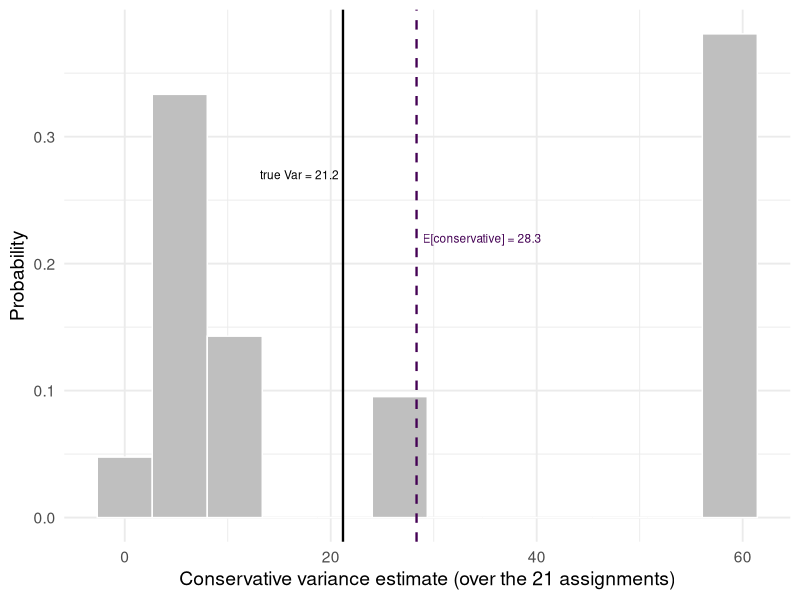
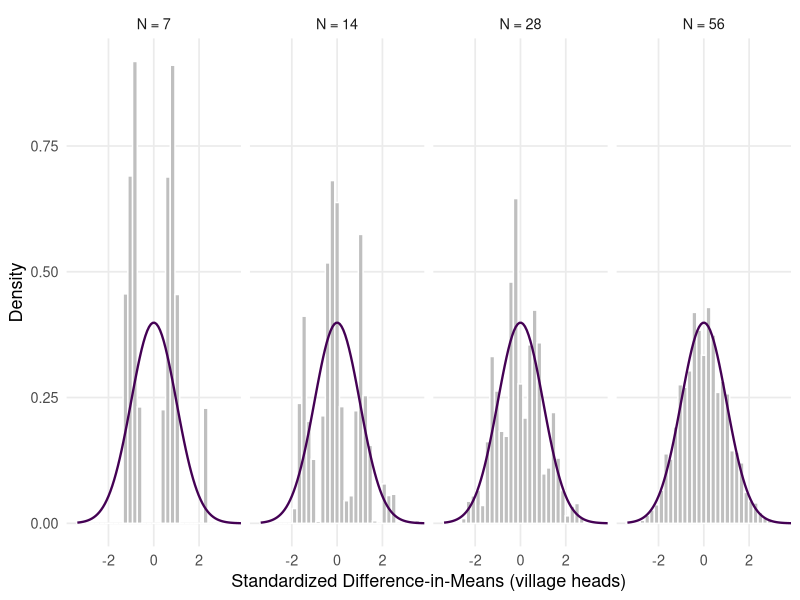
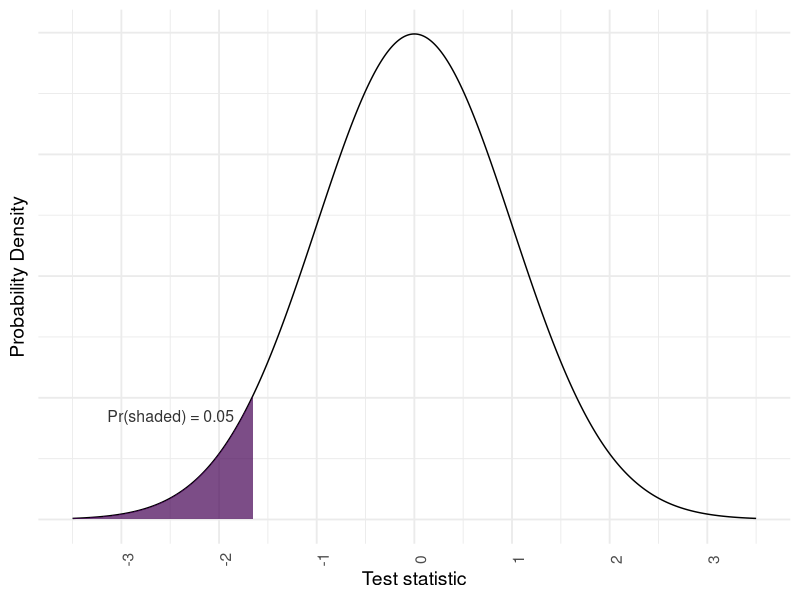
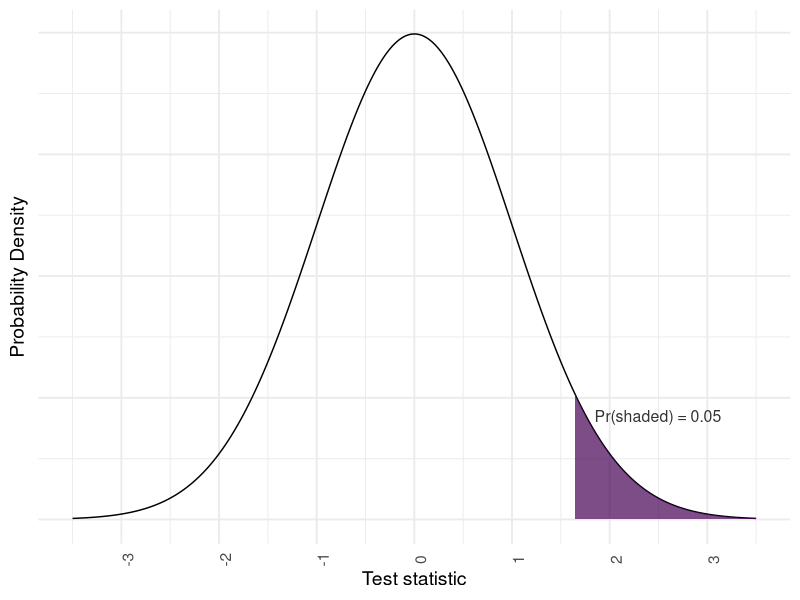
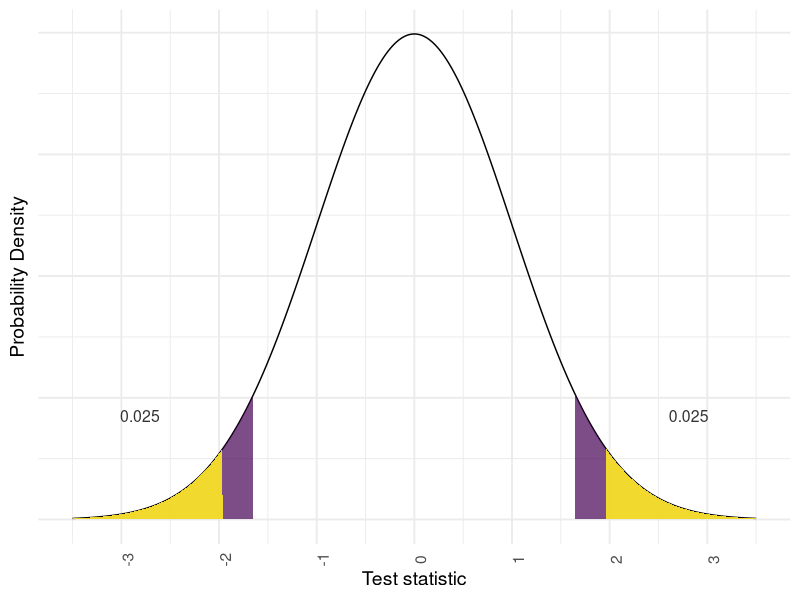
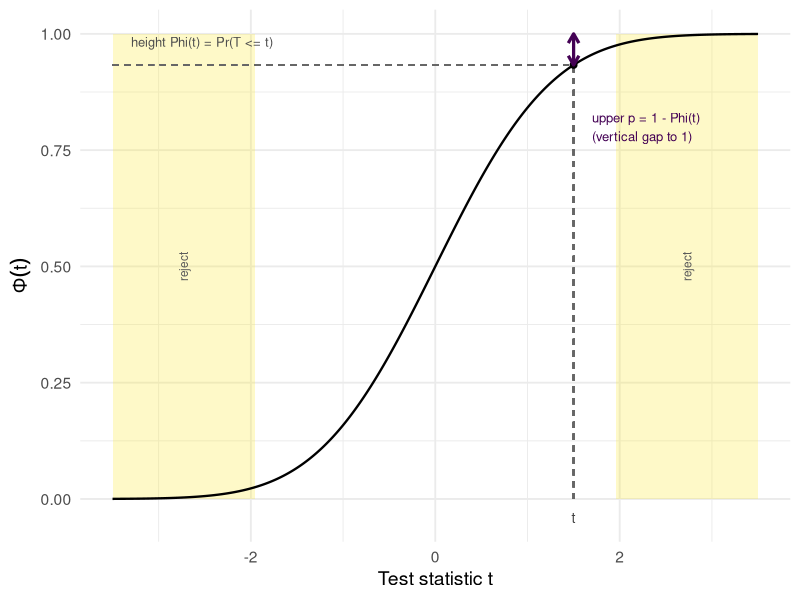
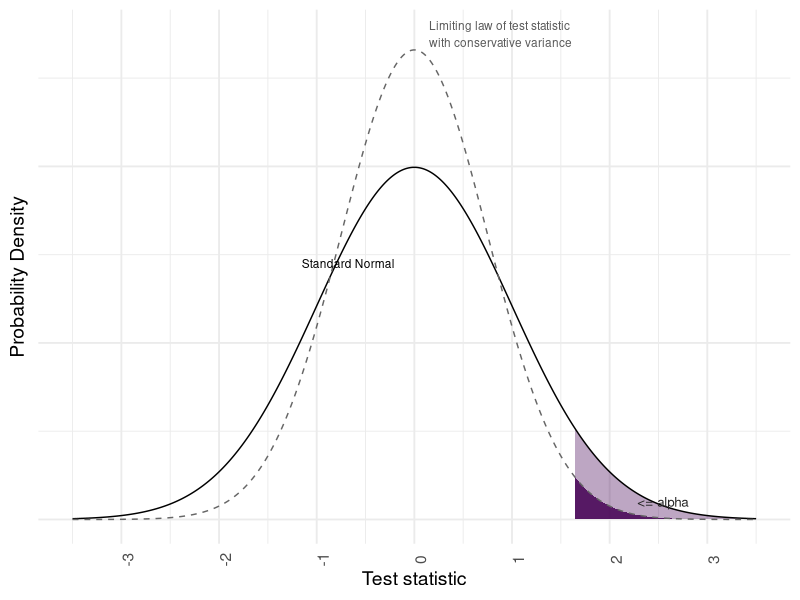
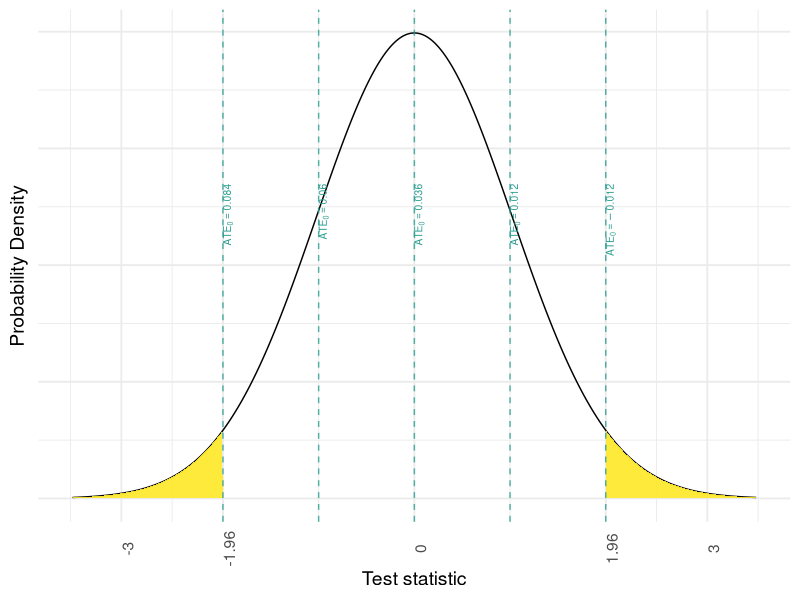

R code for these plots, in order:
##' ---
##' title: "Day 5: Uncertainty, Testing, and Confidence Intervals"
##' output: github_document
##' ---
##'
##' This script reproduces every quantity, code block, and figure in
##' 2026-06-18.tex. It continues 2026-06-17.R: the estimand is the ATE
##' (tau_bar), the estimator is the Difference-in-Means. Two examples appear:
##'   * VILLAGE HEADS (both potential outcomes known) -- used to ILLUSTRATE the
##'     conservative variance estimator and the Normal approximation, because
##'     there we can compute the truth (Gerber and Green 2012, Ch. 2).
##'   * ACORN (acorn03.csv) -- the running empirical example for the standard
##'     error, test, p-values, and confidence interval.
##'
##' (Covariance adjustment moved to its own session, 2026-06-22.)
##'
##' The standard-Normal and conservative-Normal figures follow the styling of the
##' source scripts in 04_Uncertainty_and_Hypothesis_Testing/figures/.
##'
##' Figures produced here (written to the figures/ subdirectory):
##'   * villageheads_consv_var.pdf       (conservative estimator overstates truth)
##'   * villageheads_normal_approx.pdf   (standardized estimator -> Normal as N grows)
##'   * stand_norm_plot_lower_tail.pdf   (rejection region, smaller-ATE alternative)
##'   * stand_norm_plot_upper_tail.pdf   (rejection region, larger-ATE alternative)
##'   * stand_norm_plot_two_side.pdf     (rejection region, two-sided alternative)
##'   * stand_norm_cdf.pdf               (the CDF Phi behind the p-value)
##'   * consv_stand_norm_plot.pdf        (conservative variance => valid tests)
##'   * stand_norm_plot_two_side_CI.pdf  (confidence interval by test inversion)

## ============================================================
## Setup
## ============================================================
## Set saveplots_ <- TRUE to (re)write the figure PDFs the slides include.
if (!exists("saveplots_")) saveplots_ <- FALSE

library(ggplot2)
library(viridis)     # color-blind-friendly fills, matching the source figures

## Figures are written to the figures/ subdirectory, which the slides source.
dir.create("figures", showWarnings = FALSE)

## The estimator from yesterday: treated mean minus control mean.
diff_in_means <- function(z, y) mean(y[z == 1]) - mean(y[z == 0])

## Conservative estimator of the variance: the two estimable arm pieces. It
## drops the unestimable -S2_tau/N term, so it estimates an UPPER BOUND on the
## true variance.
conservative_var <- function(z, y) {
  var(y[z == 1]) / sum(z == 1) + var(y[z == 0]) / sum(z == 0)
}

alpha <- 0.05   # significance level used throughout

## ============================================================
## 1. ACORN: the Difference-in-Means estimate (recap of Day 4)
## ============================================================
## Kansas City 2003 GOTV experiment (Arceneaux 2005): 28 precincts, complete
## random assignment of 14 canvassed (z = 1) and 14 control (z = 0).
acorn  <- read.csv("acorn03.csv")
z_obs  <- acorn$z           # 1 = canvassed (GOTV), 0 = control
y_obs  <- acorn$vote03      # observed 2003 turnout proportion
N  <- length(z_obs)
n1 <- sum(z_obs)
n0 <- N - n1                # 28, 14, 14

tau_hat <- diff_in_means(z = z_obs, y = y_obs)   # ~ 0.036 (about 3.6 points)

## ============================================================
## 2. Conservative variance estimation
## ============================================================
var_hat <- conservative_var(z = z_obs, y = y_obs)   # ~ 0.000595
se_hat  <- sqrt(var_hat)                             # ~ 0.0244
print(round(c(tau_hat = tau_hat, var_hat = var_hat, se_hat = se_hat), 5))

## ---- Village heads: the worked example (Gerber and Green 2012, Ch. 2) ----
## Both potential outcomes are known, so we can compute the TRUE variance and the
## EXPECTED value of the conservative estimator, and watch the estimator overstate.
vh_y0  <- c(10, 15, 20, 20, 10, 15, 15)   # y_i(0): control potential outcomes
vh_y1  <- c(15, 15, 30, 15, 20, 15, 30)   # y_i(1): treated potential outcomes
vh_N   <- length(vh_y0)
vh_n1  <- 2                               # complete assignment: 2 treated of 7

## Enumerate the design: each column of vh_omega is one assignment vector z.
vh_omega <- apply(X = combn(x = vh_N, m = vh_n1), MARGIN = 2,
                  FUN = function(idx) as.integer(seq_len(vh_N) %in% idx))

## For each of the 21 equally likely assignments, form the observed outcome and
## apply BOTH the Difference-in-Means and the conservative variance estimator.
vh_est <- apply(X = vh_omega, MARGIN = 2, FUN = function(z) {
  diff_in_means(z = z, y = z * vh_y1 + (1 - z) * vh_y0)
})
vh_var_hat <- apply(X = vh_omega, MARGIN = 2, FUN = function(z) {
  conservative_var(z = z, y = z * vh_y1 + (1 - z) * vh_y0)
})

vh_true_var <- mean((vh_est - mean(vh_est))^2)   # ~ 21.19  (true Var[tau_hat])
vh_exp_var  <- mean(vh_var_hat)                  # ~ 28.33  (> true variance)
vh_s2_tau   <- var(vh_y1 - vh_y0)
print(round(c(true_var = vh_true_var, exp_conservative = vh_exp_var,
              gap = vh_exp_var - vh_true_var, S2_tau_over_N = vh_s2_tau / vh_N), 4))

## ---- Figure: the conservative estimator overstates, in expectation ----
## y-axis is PROBABILITY: each of the 21 assignments is equally likely.
villageheads_consv_var <- ggplot(data = data.frame(var_hat = vh_var_hat),
                                 mapping = aes(x = var_hat)) +
  geom_histogram(mapping = aes(y = after_stat(count / sum(count))),
                 bins = 12, fill = "grey75", colour = "white") +
  geom_vline(xintercept = vh_true_var, linetype = "solid", linewidth = 0.8) +
  geom_vline(xintercept = vh_exp_var, linetype = "dashed",
             colour = viridis(3)[1], linewidth = 0.8) +
  annotate(geom = "text", x = vh_true_var, y = 0.27, hjust = 1.05,
           label = "true Var = 21.2", size = 3) +
  annotate(geom = "text", x = vh_exp_var, y = 0.22, hjust = -0.05,
           label = "E[conservative] = 28.3", colour = viridis(3)[1], size = 3) +
  labs(x = "Conservative variance estimate (over the 21 assignments)",
       y = "Probability") +
  theme_minimal(base_size = 14)

##+ eval=saveplots_
ggsave(plot = villageheads_consv_var,
       file = "figures/villageheads_consv_var.pdf",
       width = 6, height = 4, units = "in", dpi = 300)

##+ eval=TRUE
## ============================================================
## 3. Normal approximation (shown on village heads)
## ============================================================
## The finite-population CLT (Li and Ding 2017) lets us describe the distribution
## of the Difference-in-Means -- standardized by its TRUE mean and variance --
## using a Normal, knowing only the mean and variance (not the missing POs). We
## stack h copies of the 7 villages (N = 7h) and watch the standardized estimator
## approach the standard Normal as N grows.
standardized_draws <- function(h, n_draws = 10^5) {
  yc <- rep(vh_y0, h)
  yt <- rep(vh_y1, h)
  n_units <- length(yc)
  n_treated <- 2 * h
  est <- replicate(n = n_draws, expr = {
    z <- sample(rep(c(1, 0), c(n_treated, n_units - n_treated)))
    diff_in_means(z = z, y = z * yt + (1 - z) * yc)
  })
  (est - mean(est)) / sd(est)               # standardize by true mean and sd
}

set.seed(seed = 12345)
normal_sizes <- c(7, 14, 28, 56)
normal_df <- do.call(rbind, lapply(normal_sizes, function(n) {
  data.frame(std = standardized_draws(h = n / 7), N = n)
}))
normal_df$panel <- factor(paste0("N = ", normal_df$N),
                          levels = paste0("N = ", normal_sizes))

villageheads_normal_approx <- ggplot(data = normal_df, mapping = aes(x = std)) +
  geom_histogram(mapping = aes(y = after_stat(density)),
                 bins = 40, fill = "grey75", colour = "white") +
  stat_function(fun = dnorm, colour = viridis(3)[1], linewidth = 0.8) +
  facet_wrap(facets = ~ panel, nrow = 1) +
  coord_cartesian(xlim = c(-3.5, 3.5)) +
  labs(x = "Standardized Difference-in-Means (village heads)", y = "Density") +
  theme_minimal(base_size = 13) +
  theme(panel.grid.minor = element_blank())

##+ eval=saveplots_
ggsave(plot = villageheads_normal_approx,
       file = "figures/villageheads_normal_approx.pdf",
       width = 9, height = 2.8, units = "in", dpi = 300)

##+ eval=TRUE
## ============================================================
## 4. Hypothesis testing: the test statistic and its reference
## ============================================================
## To test H_0: ATE = tau_0, standardize the Difference-in-Means by tau_0 and the
## standard error.  The reference distribution is the standard Normal.  In
## practice we plug in the conservative standard error:
##   T = (Difference-in-Means - tau_0) / conservative standard error.
test_statistic <- function(tau_hat, se_hat, tau_0 = 0) (tau_hat - tau_0) / se_hat

T_obs <- test_statistic(tau_hat = tau_hat, se_hat = se_hat, tau_0 = 0)   # ~ 1.49

## p-values from the Normal approximation (Phi = pnorm):
p_upper <- pnorm(q = T_obs, lower.tail = FALSE)            # ~ 0.068  (H_a: ATE > 0)
p_lower <- pnorm(q = T_obs, lower.tail = TRUE)             # ~ 0.932  (H_a: ATE < 0)
p_two   <- 2 * pnorm(q = abs(T_obs), lower.tail = FALSE)   # ~ 0.137  (two-sided)
print(round(c(T_obs = T_obs, p_upper = p_upper,
              p_lower = p_lower, p_two = p_two), 4))

## ---- Figures: standard-Normal rejection regions (styling from
##      04_Uncertainty_and_Hypothesis_Testing/figures/standard_normal_plots.R) ----
stand_norm_data <- data.frame(x = seq(from = -3.5, to = 3.5, length.out = 1000),
                              dens = dnorm(seq(from = -3.5, to = 3.5,
                                               length.out = 1000)))
stand_norm_plot <- ggplot(data = stand_norm_data, mapping = aes(x = x, y = dens)) +
  geom_line(colour = "black") +
  labs(x = "Test statistic", y = "Probability Density") +
  theme_minimal(base_size = 14) +
  scale_x_continuous(breaks = seq(from = -3, to = 3, by = 1),
                     limits = c(-3.5, 3.5)) +
  theme(axis.text.x = element_text(angle = 90),
        axis.text.y = element_blank(), axis.ticks.y = element_blank())

## Rejection region shaded YELLOW throughout; the two-sided plot also shows the
## one-sided 0.05 cutoffs in PURPLE (the "yellow with purple" comparison).
purple <- viridis(3)[1]
yellow <- viridis(3)[3]

stand_norm_plot_lower_tail <- stand_norm_plot +
  geom_area(data = subset(stand_norm_data, x <= qnorm(alpha)),
            fill = purple, alpha = 0.7) +
  annotate(geom = "text", x = qnorm(alpha) - 0.85, y = 0.085,
           label = "Pr(shaded) = 0.05", colour = "grey20", size = 4)

stand_norm_plot_upper_tail <- stand_norm_plot +
  geom_area(data = subset(stand_norm_data, x >= qnorm(1 - alpha)),
            fill = purple, alpha = 0.7) +
  annotate(geom = "text", x = qnorm(1 - alpha) + 0.85, y = 0.085,
           label = "Pr(shaded) = 0.05", colour = "grey20", size = 4)

stand_norm_plot_two_side <- stand_norm_plot +
  geom_area(data = subset(stand_norm_data, x <= qnorm(alpha)),
            fill = purple, alpha = 0.7) +
  geom_area(data = subset(stand_norm_data, x >= qnorm(1 - alpha)),
            fill = purple, alpha = 0.7) +
  geom_area(data = subset(stand_norm_data, x <= qnorm(alpha / 2)),
            fill = yellow, alpha = 0.9) +
  geom_area(data = subset(stand_norm_data, x >= qnorm(1 - alpha / 2)),
            fill = yellow, alpha = 0.9) +
  annotate(geom = "text", x = qnorm(alpha / 2) - 0.85, y = 0.085,
           label = "0.025", colour = "grey20", size = 4) +
  annotate(geom = "text", x = qnorm(1 - alpha / 2) + 0.85, y = 0.085,
           label = "0.025", colour = "grey20", size = 4)

##+ eval=saveplots_
ggsave(plot = stand_norm_plot_lower_tail,
       file = "figures/stand_norm_plot_lower_tail.pdf",
       width = 6.5, height = 4, units = "in", dpi = 300)
ggsave(plot = stand_norm_plot_upper_tail,
       file = "figures/stand_norm_plot_upper_tail.pdf",
       width = 6.5, height = 4, units = "in", dpi = 300)
ggsave(plot = stand_norm_plot_two_side,
       file = "figures/stand_norm_plot_two_side.pdf",
       width = 6.5, height = 4, units = "in", dpi = 300)

##+ eval=TRUE
## ---- Figure: the CDF Phi behind the p-value ----
## On the standard-Normal CDF, Phi(t) is the lower-tail area and 1 - Phi(t) is the
## upper-tail area (the upper p-value). The two-sided rejection regions
## (t <= z_{0.025} and t >= z_{0.975}) are the yellow vertical bands.
t_show <- 1.5
rej_lo  <- qnorm(alpha / 2)
rej_hi  <- qnorm(1 - alpha / 2)
cdf_grid <- seq(from = -3.5, to = 3.5, length.out = 1000)
cdf_data <- data.frame(x = cdf_grid, cdf = pnorm(cdf_grid))
stand_norm_cdf <- ggplot(data = cdf_data, mapping = aes(x = x, y = cdf)) +
  annotate(geom = "rect", xmin = -3.5, xmax = rej_lo, ymin = 0, ymax = 1,
           fill = yellow, alpha = 0.25) +
  annotate(geom = "rect", xmin = rej_hi, xmax = 3.5, ymin = 0, ymax = 1,
           fill = yellow, alpha = 0.25) +
  annotate(geom = "text", x = (-3.5 + rej_lo) / 2, y = 0.5, label = "reject",
           angle = 90, colour = "grey35", size = 3) +
  annotate(geom = "text", x = (3.5 + rej_hi) / 2, y = 0.5, label = "reject",
           angle = 90, colour = "grey35", size = 3) +
  geom_line(colour = "black", linewidth = 0.8) +
  ## locate t on the x-axis, then read the HEIGHT Phi(t) on the y-axis
  geom_segment(x = t_show, xend = t_show, y = 0, yend = pnorm(t_show),
               linetype = "dashed", colour = "grey40") +
  geom_segment(x = -3.5, xend = t_show, y = pnorm(t_show), yend = pnorm(t_show),
               linetype = "dashed", colour = "grey40") +
  annotate(geom = "point", x = t_show, y = pnorm(t_show), size = 2) +
  annotate(geom = "text", x = t_show, y = -0.04, label = "t", colour = "grey25",
           size = 3.6) +
  annotate(geom = "text", x = -3.3, y = pnorm(t_show) + 0.05, hjust = 0,
           label = "height Phi(t) = Pr(T <= t)", colour = "grey30", size = 3.3) +
  ## upper-tail probability 1 - Phi(t): the vertical gap from Phi(t) up to 1
  annotate(geom = "segment", x = t_show, xend = t_show,
           y = pnorm(t_show), yend = 1, colour = purple, linewidth = 1.1,
           arrow = arrow(ends = "both", length = unit(0.02, "npc"))) +
  annotate(geom = "text", x = t_show + 0.2, y = 0.80,
           hjust = 0, label = "upper p = 1 - Phi(t)\n(vertical gap to 1)",
           colour = purple, size = 3.3) +
  labs(x = "Test statistic t", y = expression(Phi(t))) +
  theme_minimal(base_size = 14)

##+ eval=saveplots_
ggsave(plot = stand_norm_cdf, file = "figures/stand_norm_cdf.pdf",
       width = 8, height = 4, units = "in", dpi = 300)

##+ eval=TRUE
## ============================================================
## 5. Validity: conservative se => narrower limiting law => valid test
## ============================================================
## Under H_0 the test statistic equals (estimator standardized by the TRUE se,
## which is ~ standard Normal) times (true se / conservative se). The conservative
## se concentrates on sqrt(upper bound) >= true se (its probability limit), so the
## ratio's limit is <= 1: the limiting law is at least as narrow as standard
## Normal, and a true null is rejected with probability <= alpha.
## Figure styling from conservative_hyp_tests.R.
consv_c <- 0.75   # illustrative probability limit of (true se / conservative se)
scaled_norm_data <- data.frame(x = seq(from = -3.5, to = 3.5, length.out = 1000),
                               dens = dnorm(seq(from = -3.5, to = 3.5,
                                                length.out = 1000),
                                            mean = 0, sd = consv_c))
## Rejection region = beyond the standard-Normal cutoff z_{1-alpha}. Shade it under
## BOTH laws: the standard Normal gives area alpha = 0.05; the narrower limiting law
## gives a SMALLER area, so the conservative test rejects a true null < alpha.
cutoff   <- qnorm(1 - alpha)
area_narrow <- 1 - pnorm(cutoff, mean = 0, sd = consv_c)   # ~ 0.014
consv_stand_norm_plot <- ggplot() +
  geom_area(data = subset(stand_norm_data, x >= cutoff),
            mapping = aes(x = x, y = dens), fill = purple, alpha = 0.35) +
  geom_area(data = subset(scaled_norm_data, x >= cutoff),
            mapping = aes(x = x, y = dens), fill = purple, alpha = 0.85) +
  geom_line(data = stand_norm_data, mapping = aes(x = x, y = dens),
            colour = "black") +
  geom_line(data = scaled_norm_data, mapping = aes(x = x, y = dens),
            colour = "gray40", linetype = "dashed") +
  annotate(geom = "text", x = -0.2, y = 0.29, label = "Standard Normal",
           colour = "black", size = 3, hjust = 1) +
  annotate(geom = "text", x = 0.15, y = 0.55,
           label = "Limiting law of test statistic\nwith conservative variance",
           colour = "gray35", size = 3, hjust = 0) +
  annotate(geom = "text", x = cutoff + 0.9, y = 0.02,
           label = "<= alpha", colour = "grey15", size = 3.4) +
  labs(x = "Test statistic", y = "Probability Density") +
  theme_minimal(base_size = 14) +
  scale_x_continuous(breaks = seq(from = -3, to = 3, by = 1),
                     limits = c(-3.5, 3.5)) +
  theme(axis.text.x = element_text(angle = 90),
        axis.text.y = element_blank(), axis.ticks.y = element_blank())

##+ eval=saveplots_
ggsave(plot = consv_stand_norm_plot,
       file = "figures/consv_stand_norm_plot.pdf",
       width = 6, height = 4, units = "in", dpi = 300)

##+ eval=TRUE
## ============================================================
## 6. Confidence interval by inverting the test
## ============================================================
## A (1 - alpha) CI is the set of null ATEs we do NOT reject. Inverting the
## two-sided test keeps every tau_0 whose test statistic lies in [-1.96, 1.96];
## the endpoints solve T(tau_0) = +/- 1.96, i.e. tau_hat +/- 1.96 * se.
z_crit   <- qnorm(p = 1 - alpha / 2)               # 1.96
ci_lower <- tau_hat - z_crit * se_hat              # ~ -0.011
ci_upper <- tau_hat + z_crit * se_hat              # ~  0.084
print(round(c(ci_lower = ci_lower, ci_upper = ci_upper), 4))

## ---- Figure: ACORN confidence interval by test inversion ----
## Styling from standard_normal_plots.R (stand_norm_plot_two_side_CI block).
test_stat_range <- seq(from = -z_crit, to = z_crit, length.out = 5)
null_ates       <- tau_hat - test_stat_range * se_hat

stand_norm_plot_two_side_CI <- stand_norm_plot +
  geom_area(data = subset(stand_norm_data, x <= qnorm(alpha / 2)),
            fill = yellow, alpha = 0.9) +
  geom_area(data = subset(stand_norm_data, x >= qnorm(1 - alpha / 2)),
            fill = yellow, alpha = 0.9) +
  geom_vline(xintercept = test_stat_range, linetype = "dashed",
             colour = "#2a9d8f", alpha = 0.8) +
  annotate(geom = "text", x = test_stat_range, y = 0.27,
           label = paste0("ATE[0] == ", round(null_ates, 3)), parse = TRUE,
           angle = 90, vjust = 1, hjust = 1, colour = "#2a9d8f", size = 2.6) +
  scale_x_continuous(breaks = c(-3, -1.96, 0, 1.96, 3),
                     labels = c("-3", "-1.96", "0", "1.96", "3"),
                     limits = c(-3.5, 3.5))

##+ eval=saveplots_
ggsave(plot = stand_norm_plot_two_side_CI,
       file = "figures/stand_norm_plot_two_side_CI.pdf",
       width = 6, height = 4, units = "in", dpi = 300)
